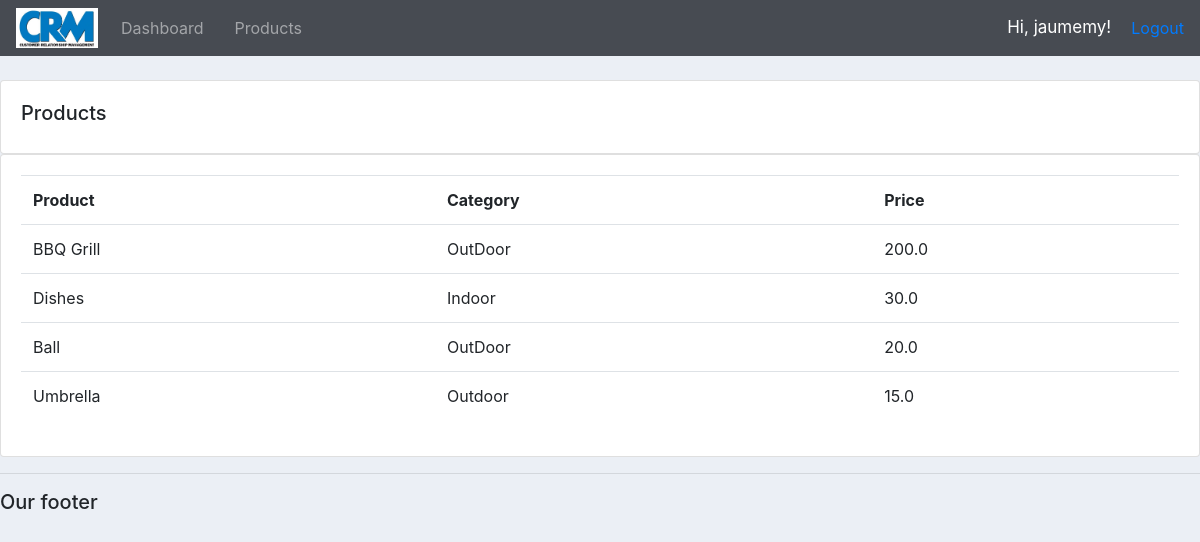
Screenshot of /products/ (signed in) with the database file from the repository.
### accounts/models.py (models this page shows, shortened)
class Product(models.Model):
    CATEGORY = (
        ('Indoor', 'Indoor'),
        ('Outdoor', 'Outdoor')
    )
    name = models.CharField(max_length=64, null=True)
    price = models.FloatField(null=True)
    category = models.CharField(max_length=64, null=True, choices=CATEGORY)
    description = models.CharField(max_length=200, null=True, blank=True)
    date_created = models.DateTimeField(auto_now_add=True, null=True)
    tags = models.ManyToManyField(Tag)

### accounts/views.py (the view)
# urls.py: path('products/', views.products, name="products"),
def products(request):
    products = Product.objects.all()
    return render(request, 'accounts/products.html',{'products':products})

### accounts/templates/accounts/products.html
{% extends "accounts/main.html" %}
{% block content %}
  <br>
  <div class="row">
    <div class="col-md">
      <div class="card card-body">
        <h5>Products</h5>
      </div>
      <div class="card card-body">
        <table class="table">
          <tr>
            <th>Product</th>
            <th>Category</th>
            <th>Price</th>
          </tr>
          {% for i in products  %}
            <tr>
              <td>{{i.name}}</td>
              <td>{{i.category}}</td>
              <td>{{i.price}}</td>
            </tr>
          {% endfor %}
        </table>
      </div>
    </div>
  </div>
{% endblock %}

### accounts/templates/accounts/navbar.html (shortened to what this page needs)
{% load static %}
<nav class="navbar navbar-expand-lg navbar-dark" id="navbar_custom">
  <img id="crm_logo" src="{% static 'images/crm_logo.png' %}" alt="">
  <div class="collapse navbar-collapse" id="navbarNav">
    <ul class="navbar-nav">
      <li class="nav-item">
        <a class="nav-link" href="{% url 'accounts:home' %}">Dashboard</a>
      </li>
      <li class="nav-item">
        <a class="nav-link" href="{% url 'accounts:products' %}">Products</a>
      </li>
    </ul>
  </div>
  <span class="hi-msg">Hi, {{request.user}}!</span>
  <spanclass="hi-msg"><a href="{% url 'accounts:logout' %}">Logout</a></span>
</nav>

### static/css/main.css (style rules this page uses)
body { background-color: #ebeff5; }
#crm_logo { height: 40px; width: auto; margin-right: 15px; }
.nav-item { margin-right: 15px; }

### accounts/templates/accounts/navbar.html (style rules this page uses)
#navbar_custom { background-color: #474b52 }
.hi-msg { font-size: 17px; color: #fff; margin-right: 20px; }

### rows the page displays
Product: name "BBQ Grill", category "OutDoor", price "200.0"
Product: name "Dishes", category "Indoor", price "30.0"
Product: name "Ball", category "OutDoor", price "20.0"
Product: name "Umbrella", category "Outdoor", price "15.0"

### other values shown
{{ request.user }} "jaumemy"
